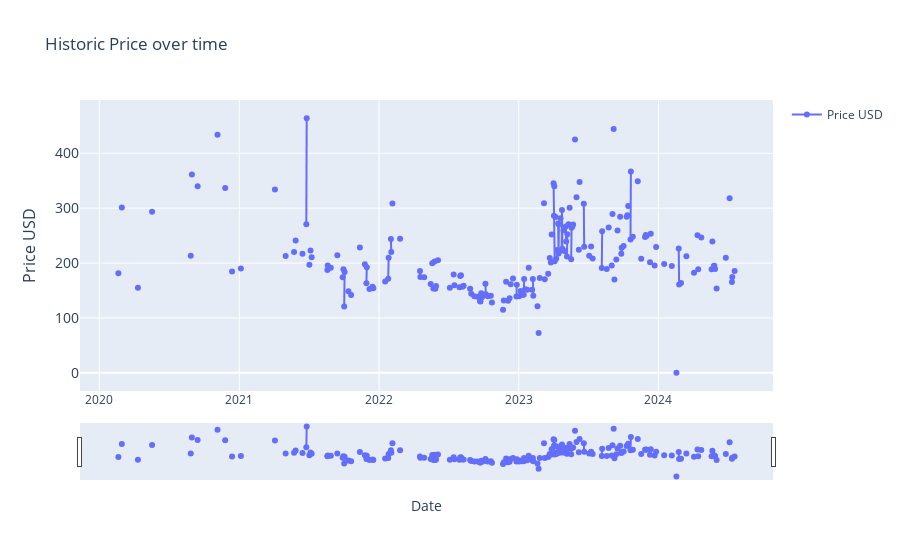

Notebook source saved alongside this figure:
### Markdown cell above
### historic_price

### Code cell
#outputs historic price

import plotly.graph_objects as go
import pandas as pd
from ipywidgets import interact, DatePicker
import numpy as np

df = current_item.copy()


start_date_picker = DatePicker(description='Start Date', value=START_DATE)
end_date_picker = DatePicker(description='End Date', value=END_DATE)


interact(lambda start_date, end_date: plot_historic_price(df, start_date, end_date),
         start_date=start_date_picker, end_date=end_date_picker)

### Figure 1 — Plotly figure (JSON) as saved in the notebook; plotly's stock layout.template omitted (floating-point values rounded to 4 significant figures; data arrays with more than 128 entries replaced by an {"elided": "..."} marker saying what was removed)
{"data": [{"mode": "lines+markers", "name": "Price USD", "type": "scatter", "x": {"elided": "1611 str values"}, "y": {"elided": "1611 float values"}}], "layout": {"showlegend": true, "title": {"text": "Historic Price over time"}, "xaxis": {"rangeslider": {"visible": true}, "title": {"text": "Date"}, "type": "date"}, "yaxis": {"tickfont": {"size": 14}, "title": {"font": {"size": 16}, "text": "Price USD"}}}}
